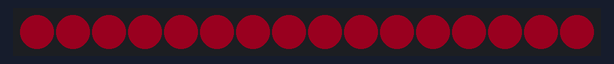
A sketch run on a simulated Arduino Uno, built with avr-gcc and run on an emulated ATmega328P. On the bench: 16 RGB LEDs in strip order, left to right. Dim RGB values are drawn brighter than linear; random numbers use the default seed unless the sketch sets one.

Above: at 0.3 s.
At 7.75 s:
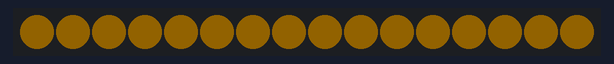
At 15.0 s:
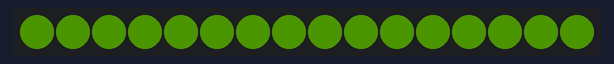
At 22.65 s:
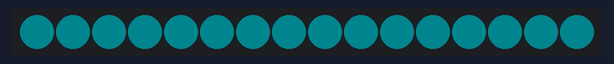
At 29.8 s:
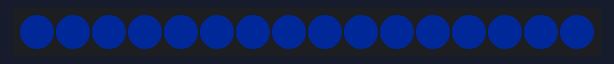
At 38.96 s:
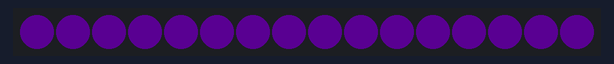

The sketch:

random_same.ino
```cpp
#include <Adafruit_NeoPixel.h>

#define PIN 0

Adafruit_NeoPixel strip = Adafruit_NeoPixel(16, PIN);

void setup() {
  strip.begin();
  strip.setBrightness(30);
}

// Randomly give the same color to all pixels.
void loop() {
  uint32_t c = Wheel(random(256));
  uint8_t i;
  for (i=0; i<strip.numPixels(); i++) {
    strip.setPixelColor(i, c);
  }
  strip.show();
  delay(200);
}

// Input a value 0 to 255 to get a color value.
// The colours are a transition r - g - b - back to r.
uint32_t Wheel(byte WheelPos) {
  WheelPos = 255 - WheelPos;
  if(WheelPos < 85) {
    return strip.Color(255 - WheelPos * 3, 0, WheelPos * 3);
  }
  if(WheelPos < 170) {
    WheelPos -= 85;
    return strip.Color(0, WheelPos * 3, 255 - WheelPos * 3);
  }
  WheelPos -= 170;
  return strip.Color(WheelPos * 3, 255 - WheelPos * 3, 0);
}
```

Measured:
- what the display in image 4 shows lasts 0.4 s, from 29.6 s to 30.0 s
